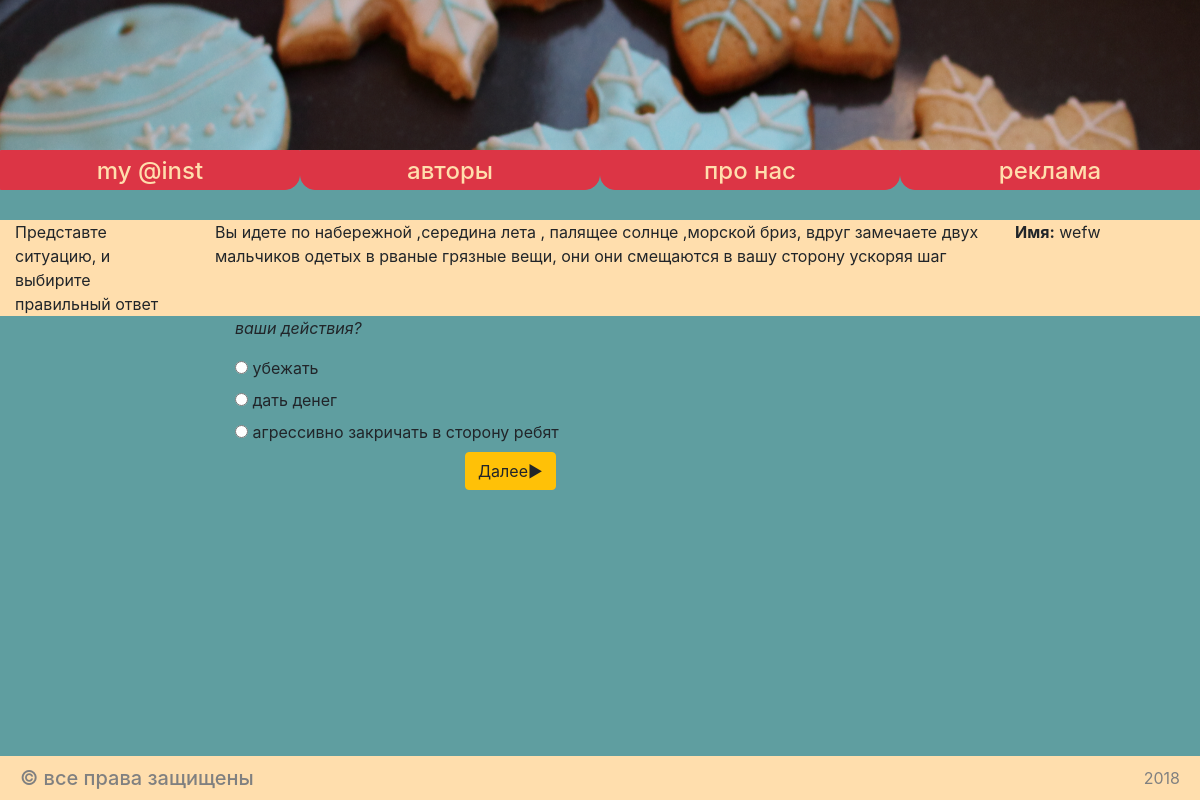
Screenshot of /first (signed in) with the database file from the repository.
### myapp/models/questions.py (models this page shows, shortened)
class quest(Model):
    title = TextField(max_length=30)
    info = TextField(null=True)
    option1 = TextField(null=True)
    option2 = TextField(null=True)
    option3 = TextField(null=True)

### myapp/models/user.py (models this page shows, shortened)
class User(Model):
    id = IntegerField(unique=True, primary_key=True)
    name = TextField(null=False)

### myapp/views.py (the view, shortened to what this page needs)
# urls.py: path('first', views.first, name='first'),
def first(request):
    user = take_user_info(request)
    if request.method == 'GET':
        context = conte(user.id, 1)
        return render(request, 'homePage.html', context)
    return render(request, 'homePage.html')

### myapp/views.py (called while the page is built)
def take_user_info(request):
    user_id = request.session['user_id']
    if not user_id:
        return redirect('index')
    user = User.objects.get(id=user_id)
    return user

def conte(a,b):
    user = User.objects.get(id=a)
    que1 = quest.objects.get(id=b)
    rname = user.name
    txfo = que1.info
    op1 = que1.option1
    op2 = que1.option2
    op3 = que1.option3
    context = {'name': rname, 'info': txfo, 'op1': op1, 'op2': op2, 'op3': op3}
    return context

### myapp/templates/homePage.html
{% extends "wrapper.html" %}
{% block content %}
{% include "includes/some_html.html" %}
{% endblock %}

### myapp/templates/includes/some_html.html (shortened to what this page needs)
{% block content %}
    <div class="container-fluid static_txt" style="margin-top: 30px;">
        <div class="row">
            <div
                 class="col-md-2 " id="stat_txt" style=" border-radius:10xp;">
             Представте ситуацию, и выбирите правильный ответ
            </div>
            <div
                class="col-md-8">
             {{ info }}
          </div>
          <div
                class="col-md-2">
             <strong>Имя:</strong> {{ name }}
          </div>
        </div>
    </div>
<div class="container">
    <form action="" method="POST">
        <div class="row">
            <div class="col-md-10 offset-2">
                        <p><em>ваши действия?</em></p>
                <div class="radio">
                      <label>
                        <input type="radio" name="optionsRadios" id="optionsRadios1" value="option1">
                        {{ op1 }}
                      </label>
                </div>
                <div class="radio">
                      <label>
                        <input type="radio" name="optionsRadios" id="optionsRadios2" value="option2">
                        {{ op2 }}
                      </label>
                </div>
                <div class="radio">
                      <label>
                        <input type="radio" name="optionsRadios" id="optionsRadios3" value="option3">
                        {{ op3 }}
                      </label>
                </div>
        <button class="btn btn-warning offset-3" type="submit">Далее&#9658</button>
            </div>
        </div>
    </form>
<footer class="info">
    <h5>&copy все права защищены<small>2018</small></h5>
</footer>
{% endblock %}

### myapp/static/css/some_html.css (style rules this page uses)
body { background-color: #5F9EA0; }
footer { padding: 10px 20px; background: #FFDEAD; position: absolute; bottom: 0; left:0; right:0; width: 100%; color:grey; }
footer h5 { margin: 0; }
footer h5 small { float: right; padding-top: 3px; }
.static_txt { background-color:#FFDEAD; }
#stat_txt { border:1xp solid transparent; border-radius:10xp; }

### rows the page displays
quest: info "Вы идете по набережной ,середина лета , палящее солнце ,морской бриз, вдруг замечаете двух мальчиков одетых в рваные грязные вещи, они они смещаются в вашу сторону ускоряя шаг", option1 "убежать", option2 "дать денег", option3 "агрессивно закричать в сторону ребят"
User: name "wefw"
